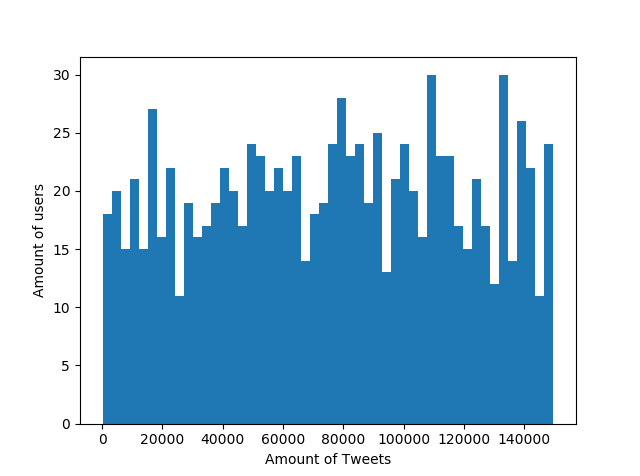

Recreate this plot in Python.
import numpy as np
# Getting data for amount of tweets from each user

tweets = np.random.randint(1, high=150000, size=1000)
# print(tweets)

# mean calculator
tweet_mean = np.mean(tweets)
print('Tweets Mean:', tweet_mean)

# median calculator
tweet_median = np.median(tweets)
print('Tweets Median:', tweet_median)

# mode calculator
from scipy import stats
tweet_mode = stats.mode(tweets)
print('Tweets Mode:', tweet_mode)

# Standard Deviation of tweets
tweet_std = tweets.std()
print('Tweets Standard Deviation:', tweet_std)

# Variance of tweets
tweet_variance = tweets.var()
print('Tweets Variance:', tweet_variance)


# plot the tweets
import matplotlib.pyplot as plt
plt.hist(tweets, 50)
plt.xlabel('Amount of Tweets')
plt.ylabel('Amount of users')
plt.show()
